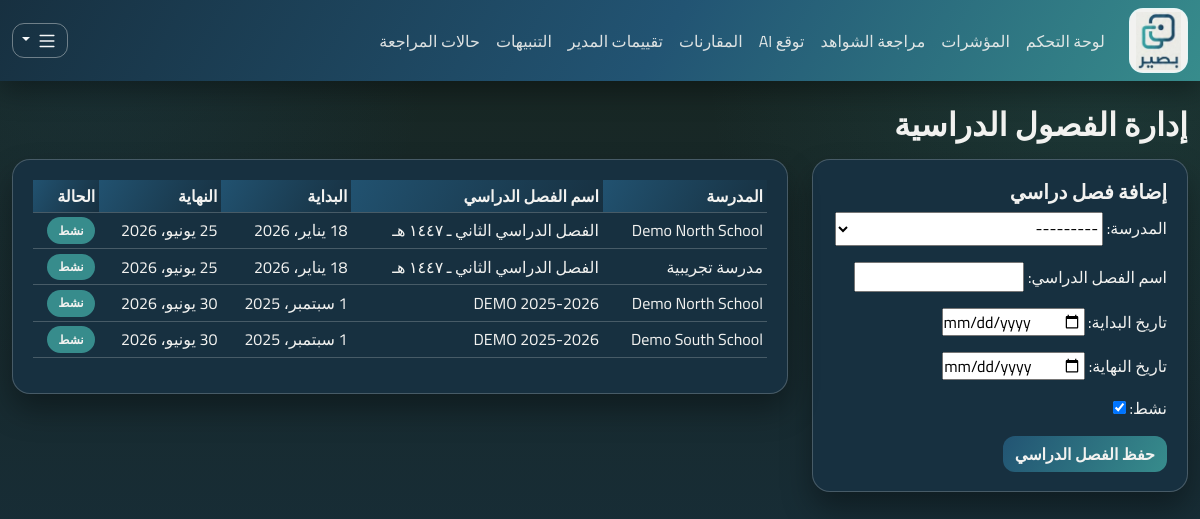
The app's page /semesters/manage/ (signed in) with its own data.
### apps/schools/models.py (models this page shows)
class School(models.Model):
    code = models.CharField(max_length=20, unique=True)
    name = models.CharField(max_length=255)
    is_active = models.BooleanField(default=True)
    created_at = models.DateTimeField(auto_now_add=True)
    class Meta:
        indexes = [models.Index(fields=["code"])]
    def __str__(self) -> str:
        return f"{self.code} - {self.name}"

### apps/cycles/models.py (models this page shows, shortened)
class EvaluationCycle(models.Model):
    school = models.ForeignKey("schools.School", on_delete=models.CASCADE, related_name="cycles")
    name = models.CharField(max_length=100)
    start_date = models.DateField()
    end_date = models.DateField()
    is_active = models.BooleanField(default=True)
    created_at = models.DateTimeField(auto_now_add=True)
    class Meta:
        constraints = [
            models.UniqueConstraint(fields=["school", "name"], name="uq_cycle_school_name"),
            models.CheckConstraint(check=models.Q(end_date__gte=models.F("start_date")), name="ck_cycle_dates_order"),
        ]
        indexes = [models.Index(fields=["school", "is_active"])]

### apps/ui/views.py (the view)
# urls.py: path("semesters/manage/", views.semesters_manage_page, name="semesters-manage"),
@login_required
def semesters_manage_page(request: HttpRequest) -> HttpResponse:
    if not _require_roles(request.user, [User.Role.LEADER, User.Role.ADMIN]):
        messages.error(request, "إدارة الفصول الدراسية متاحة فقط للقادة أو المديرين.")
        return redirect("ui:dashboard")
    semesters = EvaluationCycle.objects.select_related("school").order_by("-start_date")
    if request.user.role == User.Role.LEADER:
        semesters = semesters.filter(school=request.user.school)
    if request.method == "POST":
        form = SemesterCreateForm(request.POST, user=request.user)
        if form.is_valid():
            semester = form.save()
            log_audit(
                actor=request.user,
                action="semester.created",
                entity_type="EvaluationCycle",
                entity_id=str(semester.id),
                after={
                    "school_id": semester.school_id,
                    "name": semester.name,
                    "start_date": str(semester.start_date),
                    "end_date": str(semester.end_date),
                    "is_active": semester.is_active,
                },
            )
            messages.success(request, "تمت إضافة الفصل الدراسي بنجاح.")
            return redirect("ui:semesters-manage")
    else:
        form = SemesterCreateForm(user=request.user)
    return render(request, "ui/semesters_manage.html", {"form": form, "semesters": semesters})

### apps/ui/forms.py (shortened to what this page needs)
class SemesterCreateForm(forms.ModelForm):
    class Meta:
        model = EvaluationCycle
        fields = ["school", "name", "start_date", "end_date", "is_active"]
        labels = {
            "school": "المدرسة",
            "name": "اسم الفصل الدراسي",
            "start_date": "تاريخ البداية",
            "end_date": "تاريخ النهاية",
            "is_active": "نشط",
        }
        widgets = {
            "start_date": forms.DateInput(attrs={"type": "date"}),
            "end_date": forms.DateInput(attrs={"type": "date"}),
        }
    def __init__(self, *args, **kwargs):
        self.user = kwargs.pop("user")
        super().__init__(*args, **kwargs)
        if self.user.role == self.user.Role.ADMIN:
            self.fields["school"].queryset = School.objects.filter(is_active=True).order_by("name")
        else:
            self.fields["school"].queryset = School.objects.filter(id=self.user.school_id, is_active=True)

### apps/ui/views.py (called while the page is built)
def _require_roles(user: User, allowed: list[str]) -> bool:
    return user.is_authenticated and user.role in allowed

### apps/ui/templates/ui/semesters_manage.html (shortened to what this page needs)
{% extends "ui/base.html" %}
{% block content %}
<h2 class="mb-3">إدارة الفصول الدراسية</h2>
<div class="row g-4">
  <div class="col-lg-4">
    <div class="card">
      <div class="card-body">
        <h5>إضافة فصل دراسي</h5>
        <form method="post">
          {{ form.as_p }}
          <button class="btn btn-primary" type="submit">حفظ الفصل الدراسي</button>
        </form>
      </div>
    </div>
  </div>
  <div class="col-lg-8">
    <div class="card">
      <div class="card-body">
        <div class="table-responsive">
          <table class="table table-sm align-middle">
            <thead>
              <tr>
                <th>المدرسة</th>
                <th>اسم الفصل الدراسي</th>
                <th>البداية</th>
                <th>النهاية</th>
                <th>الحالة</th>
              </tr>
            </thead>
            <tbody>
              {% for semester in semesters %}
                <tr>
                  <td>{{ semester.school.name }}</td>
                  <td>{{ semester.name }}</td>
                  <td>{{ semester.start_date }}</td>
                  <td>{{ semester.end_date }}</td>
                  <td>
                    {% if semester.is_active %}
                      <span class="badge text-bg-success">نشط</span>
                    {% else %}
                      <span class="badge text-bg-secondary">غير نشط</span>
                    {% endif %}
                  </td>
                </tr>
              {% empty %}
                <tr><td colspan="5" class="text-muted">لا توجد فصول دراسية.</td></tr>
              {% endfor %}
            </tbody>
          </table>
        </div>
      </div>
    </div>
  </div>
</div>
{% endblock %}

### apps/ui/templates/ui/base.html (style rules this page uses)
:root { --brand-primary: #225473; --brand-deep: #173040; --brand-accent: #378C8C; --accent-warm: #FFEDD4; --accent-cool: #D4FBFF; --bg-main: #182621; --text-main: #F2F2F0; --text-muted: #D6E1DF; --surface: #173040; --surface-soft: #225473; --line: rgba(242, 242, 240, 0.22); --shadow: 0 16px 30px rgba(0, 0, 0, 0.34); }
body { font-family: "Cairo", sans-serif; color: var(--text-main); background: radial-gradient(circle at 92% 8%, rgba(55, 140, 140, 0.16), transparent 30%), radial-gradient(circle at 8% 4%, rgba(34, 84, 115, 0.2), transparent 25%), linear-gradient(180deg, #182621 0%, #173040 100%); min-height: 100vh; }
h1, h2, h3, h4, h5, h6 { font-weight: 700; color: var(--text-main); }
.card { border: 1px solid var(--line); border-radius: 18px; box-shadow: var(--shadow); background: var(--surface); }
.card .card-body { padding: 1.2rem 1.25rem; }
.table { --bs-table-bg: transparent; --bs-table-border-color: var(--line); color: var(--text-main); }
.table thead th { background: linear-gradient(120deg, rgba(34, 84, 115, 0.95), rgba(23, 48, 64, 0.95)); color: var(--text-main); border-bottom-width: 1px; font-weight: 700; }
.table td, .table th, .form-label, .navbar-text, p, li { color: var(--text-main); }
.btn { border-radius: 12px; font-weight: 700; box-shadow: none; }
.btn-primary { border: none; color: #F2F2F0; background: linear-gradient(120deg, #225473, #378C8C); }
.badge { border-radius: 999px; padding: 0.46rem 0.72rem; font-weight: 700; }
.text-bg-success { background-color: #378C8C !important; color: #F2F2F0 !important; }

### records on screen
School: is_active "☑"
EvaluationCycle: school.name "Demo North School", name "الفصل الدراسي الثاني ـ ١٤٤٧ هـ", start_date "18 يناير، 2026", end_date "25 يونيو، 2026", is_active "نشط"
EvaluationCycle: school.name "مدرسة تجريبية", name "الفصل الدراسي الثاني ـ ١٤٤٧ هـ", start_date "18 يناير، 2026", end_date "25 يونيو، 2026", is_active "نشط"
EvaluationCycle: school.name "Demo North School", name "DEMO 2025-2026", start_date "1 سبتمبر، 2025", end_date "30 يونيو، 2026", is_active "نشط"
EvaluationCycle: school.name "Demo South School", name "DEMO 2025-2026", start_date "1 سبتمبر، 2025", end_date "30 يونيو، 2026", is_active "نشط"
